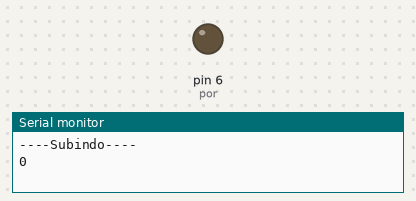
Bench run of a sketch on a simulated Arduino Uno, built with avr-gcc and run on an emulated ATmega328P. Shown: output pins drawn as LEDs (lit = HIGH), the last lines printed to the serial monitor.

Above: at 0.05 s.
At 5.25 s:
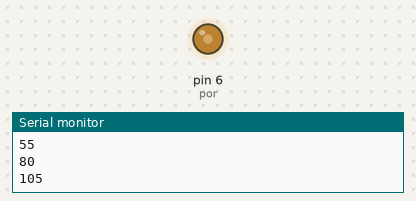
At 10.45 s:
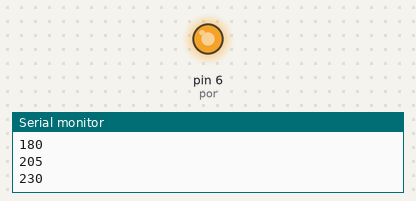
At 20.95 s:
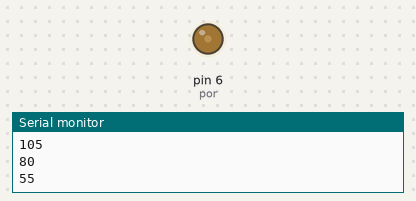
Timing chart, 0 to 31.2 s (numbered marks = the images above):
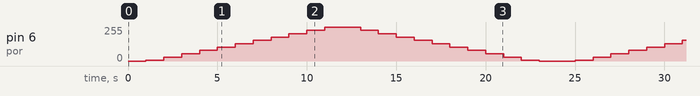

The sketch:

pwm.ino
```cpp
/*
 * Exercicio 2
 * PWM
 * analogRead(0-255);
 * Se for 25% Duty Cycle - analogWrite(64) - Vai estar 25% ligado, 75% desligado
 * Se for 50% Duty Cycle - analogWrite(127) Vai estar 50% ligado, 50% desligado
 * Se for 75% Duty Cycle - analogWrite(191) - Vai estar 75% ligado, 25% desligado
 * Se for 100% Duty Cycle - analogWrite(255) - Vai estar 100% ligado, 0% desligado
*/

const int por = 6; // PWM

void setup(){
  pinMode(por,OUTPUT);
  Serial.begin(9600);
}

void loop(){
  /*
  Serial.println("Subindo");
  for(int pwm=5;pwm<=255;pwm+=25){
    analogWrite(por, pwm);
    Serial.println(pwm);
    delay(1*1000);
  }
  Serial.println("Descendo");
  for(int pwm=255;pwm>=0;pwm-=25){
    analogWrite(por,pwm);
    Serial.println(pwm);
    delay(1*1000);
    if(pwm==5){
      pwm = 25;
    }
  }
  */
  Serial.println("----Subindo----");
  int pwm=0;
  while(pwm<=255){
    analogWrite(por,pwm);
    Serial.println(pwm);
    delay(1*1000);

    pwm = (pwm==0)? 5: pwm+25;
  }
  Serial.println("---Descendo---");
  pwm-=25;
  while(pwm>=0){
    analogWrite(por,pwm);
    Serial.println(pwm);
    delay(1*1000);

    pwm = (pwm==5) ? 0: pwm-25;

  }
}
```
